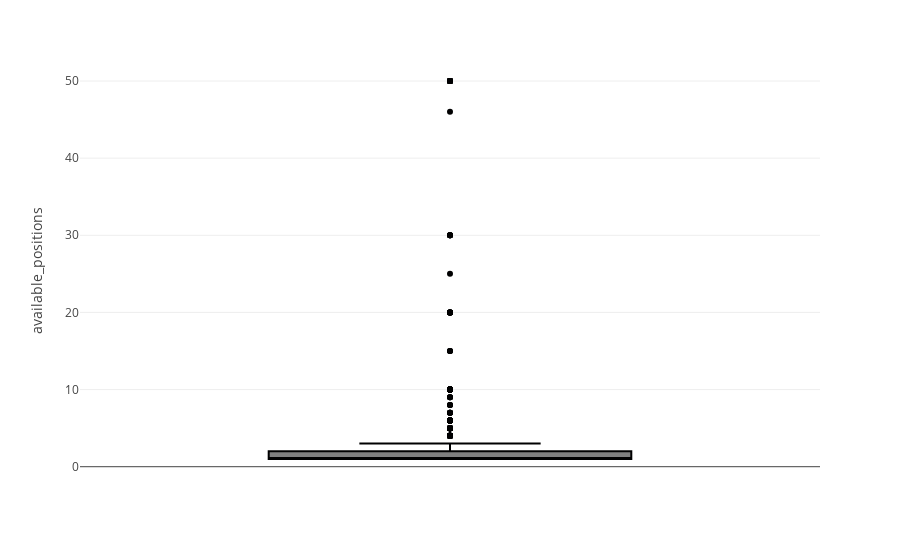

The cell this chart's notebook holds for it:
### Code cell
fig = px.box(df, y = 'available_positions')
fig.show()

### Figure 1 — Plotly figure (JSON) as saved in the notebook; plotly's stock layout.template omitted (floating-point values rounded to 4 significant figures; data arrays with more than 128 entries replaced by an {"elided": "..."} marker saying what was removed)
{"data": [{"alignmentgroup": "True", "hovertemplate": "available_positions=%{y}<extra></extra>", "legendgroup": "", "marker": {"color": "#000001"}, "name": "", "notched": false, "offsetgroup": "", "orientation": "v", "showlegend": false, "type": "box", "x0": " ", "xaxis": "x", "y": {"elided": "1390 int values"}, "y0": " ", "yaxis": "y"}], "layout": {"boxmode": "group", "legend": {"tracegroupgap": 0}, "margin": {"t": 60}, "xaxis": {"anchor": "y", "domain": [0, 1]}, "yaxis": {"anchor": "x", "domain": [0, 1], "title": {"text": "available_positions"}}}}
